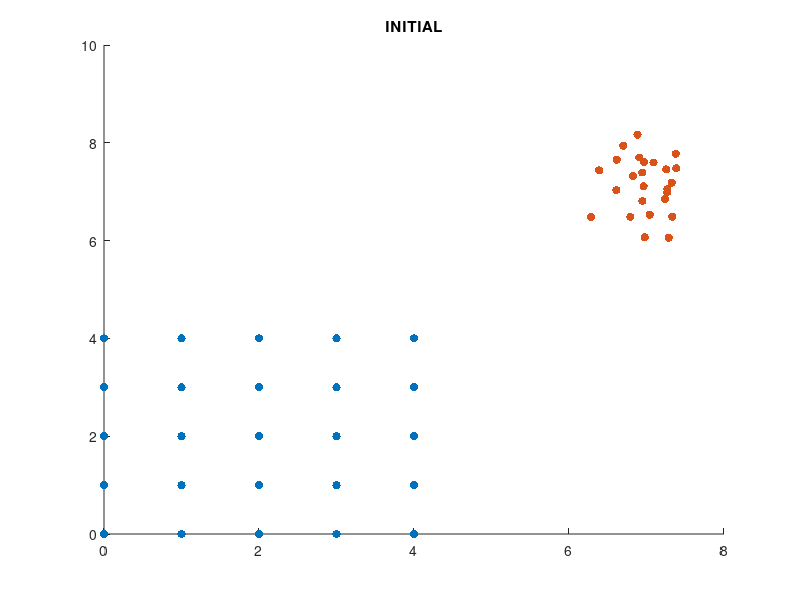
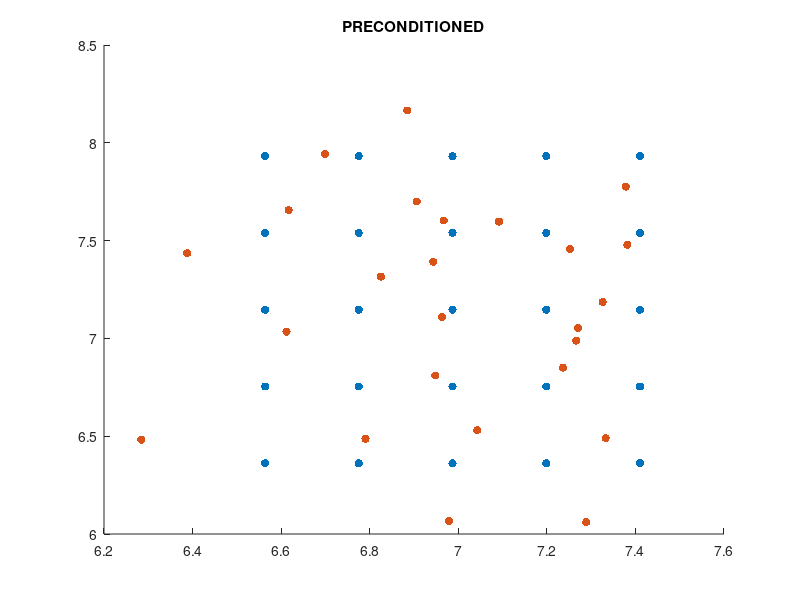

The MATLAB script that drew these images, in order: (Note: this script raises an error after producing the figures.)
% MULTIDIMENSIONAL OPTIMAL TRANSPORT

% RANDOMLY GENERATED 2D POINTS
rng('default');

% STARTING PARAMETERS
eta_init = 0.1;
iter_num = 500;
H_const = 10;          % MULTIPLY BANDWIDTH BY THIS FACTOR TO REACH ALL POINTS
lambda_init = 5000;    % INITIAL REGULARIZATION PARAMETER 
lambda_final = 50000;  % FINAL REGULARIZATION PARAMETER (SHOULD ALWAYS INCREASE)

time_hist = zeros(30,1);
%for i = 1:30
%disp(i)

% SYNTHETIC DATA IN THE SHAPE OF A GRID 
a = linspace(0,4,5);
b = linspace(0,4,5);
[A, B] = meshgrid(a, b);

x_old = [A(:) B(:)];
y = normrnd(7, 0.5, [5^2,2]);

% PRECONDITIONING
x1 = (x_old).*std(y)./std(x_old);
x = x1 - mean(x1) + mean(y);

% PLOTTING INITIAL DISTRIBUTIONS
figure()
hold on
scatter(x_old(:,1), x_old(:,2), 'filled', 'blue')
scatter(y(:,1), y(:,2), 'filled', 'red')
title('INITIAL')
hold off

% PLOTTING DISTRIBUTIONS AFTER PRECONDITIONING
figure()
hold on
scatter(x(:,1), x(:,2), 'filled', 'blue')
scatter(y(:,1), y(:,2), 'filled', 'red')
title('PRECONDITIONED')
hold off


% START TIMER FOR ALGORITHM
tic

% RUNNING GRADIENT DESCENT
[T_hist, L1_hist, L2_hist, L_hist, eta_hist, iter] = grad_descent(x, y, eta_init, iter_num, H_const, lambda_init, lambda_final);
iters = 1:iter-1;

% MAP RUNTIME
runtime = toc;
%time_hist(i,:) = runtime;
%end

% START TIMER FOR PLOTTING
tic

figure()
hold on
% PLOT C(X, TX)
subplot(2, 2, 1)
plot(iters, L1_hist, '-')
title('L1 COST')

% PLOT (F1 - F2)
subplot(2, 2, 2)
plot(iters, L2_hist, '-')
title('L2 COST')

% PLOT GLOBAL COST
subplot(2, 2, 3)
plot(iters, L_hist, '-')
title('L COST')

% PLOT LEARNING RATE/STEP SIZE ETA
subplot(2, 2, 4)
plot(iters, eta_hist, '-')
title('ETA')
hold off

% PLOT 25 MAP LOCATION HISTORIES
figure()
hold on
count = 1;
for i = 1:iter
    if mod(i, floor(iter/25)) == 0
        T_map = T_hist(:,:,i);
        subplot(5, 5, count)
        hold on
        scatter(y(:,1), y(:,2), 'filled', 'red')
        scatter(T_map(:,1), T_map(:,2), 'filled', 'green')
        iterations = sprintf('ITERS: %d', i);
        title(iterations)
        hold off
        if count < 25
            count = count + 1;
        end
    end
end
hold off

%{
% PLOT TRAJECTORY OF EACH POINT
figure()
hold on
for i = 1:iter
    T_map_i1 = T_hist(:,:,i);
    T_map_i2 = T_hist(:,:,i+1);
    for j = 1:length(x)
        plot([T_map_i1(j,1) T_map_i2(j,1)], [T_map_i1(j,2) T_map_i2(j,2)], color = 'green')
    end
end
%}

% PLOTTING FINAL OPTIMAL MAP
figure()
hold on
T_map = T_hist(:,:,iter);
%scatter(x(:,1), x(:,2), 'filled', 'blue')
scatter(y(:,1), y(:,2), 'filled', 'red')
scatter(T_map(:,1), T_map(:,2), 'filled', 'green')
title('FINAL MAP')
hold off

%{
% NEAREST NEIGHBOR SEARCH
idk = knnsearch(y, T_map);
new = y(idk,:);

% PLOTTING NEAREST TARGET POINTS TO OPTIMAL MAP RESULTS
figure()
hold on
scatter(T_map(:,1), T_map(:,2), 'filled', 'green');
scatter(new(:,1), new(:,2), 'filled', 'red');
title('NEAREST NEIGHBORS RESULT')
hold off

% COMPARING TARGET SET BEFORE AND AFTER NEAREST NEIGHBORS SEARCH
figure()
hold on
subplot(1, 2, 1);
scatter(y(:,1), y(:,2), 'filled', 'red');
title('INITIAL Y');

subplot(1, 2, 2);
scatter(new(:,1), new(:,2), 'filled', 'red');
title('FINAL Y');
hold off
%}

% END TIMER AND DISPLAY RUNTIME
plotting = toc;
disp(['ALGO RUNTIME: ' num2str(runtime) ' sec'])
disp(['PLOT RUNTIME: ' num2str(plotting) ' sec'])
disp(['TOTAL RUNTIME: ' num2str(runtime + plotting) ' sec'])
%}

% BEGINNING OPTIMAL TRANSPORT ALGORITHM
% BANDWIDTH MATRIX SELECTION WITH SILVERMAN'S RULE OF THUMB
function H = bandwidth(x, n)
    [~, d] = size(x);                               
    if d == 1 % FOR ONE-DIMENSIONAL CASE
        H = 0.9*min(std(x), iqr(x)/1.34)*n^(-1/5);
    else      % FOR MULTIDIMENSIONAL CASE
        H = mean(std(x))*(4/((d+2)*n))^(1/(d+4));
    end
end

% COST FUNCTION C (RETURNS CONSTANT)
function cost = C(x, Tx)
    [n, d] = size(x);
    if d == 1 % FOR ONE-DIMENSIONAL CASE
        cost = (norm(x - Tx)^2) / (2*n);
    else      % FOR MULTIDIMENSIONAL CASE
        cost = (norm(x - Tx, 'fro')^2) / (2*n);
    end
end

% TEST FUNCTION DEFINING DISTANCE BETWEEN MAP AND TARGET (RETURNS CONSTANT)
function test = F(Tx1, y, Tx2, Hx, Hy)
    [n, d] = size(Tx1);
    m = length(y);

    % INITIALIZE EMPTY MATRICES
    func1 = zeros(d,n,n);
    func2 = zeros(d,n,m);
    func3 = zeros(d,m,n);
    func4 = zeros(d,m,m);

    % FILL IN EACH MATRIX WITH THEIR RESPECTIVE VALUES AT EACH D
    for i = 1:d
        % PART F1 WHERE CENTER POINTS ARE IN Tx
        func1(i,:,:) = (Tx1(:,i)' - Tx2(:,i))./Hx;
        func2(i,:,:) = (y(:,i)' - Tx2(:,i))./Hy;

        % PART F2 WHERE CENTER POINTS ARE IN Y
        func3(i,:,:) = (Tx1(:,i)' - y(:,i))./Hx;
        func4(i,:,:) = (y(:,i)' - y(:,i))./Hy;
    end

    % USE TWO SUM FUNCTIONS IN PLACE OF DOUBLE FOR-LOOP
    f1 = sum(exp(-1/2.*sum(func1.^2, 1)), 'all');
    f2 = sum(exp(-1/2.*sum(func2.^2, 1)), 'all');
    f3 = sum(exp(-1/2.*sum(func3.^2, 1)), 'all');
    f4 = sum(exp(-1/2.*sum(func4.^2, 1)), 'all');
    
    % CONSTANTS IN FRONT OF SUM
    const1 = 1/(n^2 * (Hx*sqrt(2*pi))^d);
    const2 = 1/(m*n * (Hy*sqrt(2*pi))^d);
    const3 = 1/(n*m * (Hx*sqrt(2*pi))^d);
    const4 = 1/(m^2 * (Hy*sqrt(2*pi))^d);
    
    % FINAL RESULT MULTIPLYING CONSTANTS
    test = const1.*(f1)' - const2.*(f2)' - const3.*(f3)' + const4.*(f4)';
end

% GLOBAL COST FUNCTION L (RETURNS CONSTANT)
function l = L(x, y, Tx, Hx, Hy, lam)
    l = C(x, Tx) + lam*(F(Tx, y, Tx, Hx, Hy));
end

% GRADIENT OF COST (RETURNS 1xD VECTOR)
function gradC = C_grad(x, Tx)
    [n, d] = size(x);

    % INITIALIZE L GRADIENT TO ZEROS
    gradC = zeros(n,d);

    % ADD VALUE TO L GRADIENT MATRIX AT EACH I
    for i = 1:n
        gradC(i,:) = (Tx(i,:) - x(i,:)) ./ length(x(i,:));
    end
end

% GRADIENT OF TEST FUNCTION TAKEN WITH RESPECT TO Tx CENTER
function gradF = F_grad(Tx1, y, Tx2, Hx, Hy)
    [n, d] = size(Tx1);
    m = length(y);

    % INITIALIZE EMPTY MATRICES
    func1 = zeros(d,n,n);
    func2 = zeros(d,n,m);

    % FILL IN EACH MATRIX WITH THEIR RESPECTIVE VALUES AT EACH D
    for i = 1:d
        func1(i,:,:) = (Tx1(:,i)' - Tx2(:,i))./Hx;
        func2(i,:,:) = (y(:,i)' - Tx2(:,i))./Hy;
    end

    % USE TWO SUM FUNCTIONS IN PLACE OF DOUBLE FOR-LOOP
    f1 = sum(func1.*exp(-1/2.*sum(func1.^2, 1)), 3);
    f2 = sum(func2.*exp(-1/2.*sum(func2.^2, 1)), 3);

    % CONSTANTS IN FRONT OF SUM
    c1 = 1/(n^2 * (Hx*sqrt(2*pi))^d * Hx);
    c2 = 1/(m*n * (Hy*sqrt(2*pi))^d * Hy);
    
    % FINAL GRADIENT VALUE
    gradF = c1.*(f1)' - c2.*(f2)';
end

% GRADIENT OF L (RETURNS NxD MATRIX)
function gradL = L_grad(x, y, Tx, Hx, Hy, lam)
    gradL = C_grad(x, Tx) + lam * F_grad(Tx, y, Tx, Hx, Hy);
end

% ADAPTIVE LEARNING RATE ETA (RETURNS CONSTANT AND GRAD DESCENT RESULT)
function [eta, Tx_next] = adapt_learning(x, y, Tx_curr, Hx, Hy, lam, eta)
    eta = eta * 2;                                                        % INCREASE ETA FOR FASTER CONVERGENCE
    l_grad = L_grad(x, y, Tx_curr, Hx, Hy, lam);
    Tx_next = Tx_curr - (eta .* l_grad);                                  % COMPUTE NEW MAP TX
    L_curr = L(x, y, Tx_curr, Hx, Hy, lam);                               % COMPUTE COST BASED ON PAST MAP
    L_next = L(x, y, Tx_next, Hx, Hy, lam);                               % COMPUTE COST BASED ON NEW MAP
    while L_curr < L_next % NEXT COST L SHOULD NOT BE GREATER THAN THE CURRENT ONE
        eta = eta / 2;                                                    % SHRINK STEP SIZE
        Tx_next = Tx_curr - (eta .* l_grad);                              % COMPUTE NEW MAP TX WITH NEW ETA
        L_next = L(x, y, Tx_next, Hx, Hy, lam);                           % COMPUTE COST BASED ON NEW MAP
    end
end

% LINEARLY INCREASING LAMBDA AND DECREASING BANDWIDTH (RETURNS DxD MATRIX)
function [Hz_new, lam_new] = linear_change(Hy, Hz, i, it, H_const, lam_init, lam_final)
    Hz_new = (H_const * Hz * (it - i) / it) + (Hy * i / it);
    lam_new = lam_final;
%    lam_new = (lam_init * (it - i) / it) + (lam_final * i / it);
end

% GRADIENT DESCENT
function [T_hist, L1_hist, L2_hist, L_hist, eta_hist, i] = grad_descent(x, y, eta, iter_num, H_const, lam_init, lam_final)
   
    % INITIALIZING EMPTY HISTORY FOR ALL PLOTS OVER TIME
    T_hist = x; % FIRST ENTRY IN MAP HISTORY SHOULD BE THE SOURCE DISTRIBUTION
    eta_hist = 0;
    L1_hist = 0;
    L2_hist = 0;
    L_hist = 0;

    % INITIAL VALUES
    z = [x; y];                         % COMBINED SET OF POINTS - FOR BANDWIDTH
    Hy = bandwidth(y, length(z));       % BANDWIDTH FOR Y
    Hz_init = bandwidth(z, length(z));  % BANDWIDTH FOR ALL POINTS
    Tx = x;                             % INITIAL MAP SHOULD BE THE ORIGINAL SET OF POINTS

    criteria = 1e8; % ARBITRARY LARGE NUMBER TO START
    i = 1;
    
    if length(x) == length(y)
        check = 0;
    else
        check = 4e-4;
    end

    % LOOP OVER ITERATIONS
    while criteria > check
        disp(criteria);
%    for i = 1:iter_num
        % FOR KEEPING TRACK OF ITERATION PROGRESS
        if mod(i, 100) == 0
            fprintf("Iteration: %d\n", i)
        end

        % GETTING NEW BANDWIDTH (DECREASE TO HY) AND LAMBDA (INCREASE TO FINAL)
        [Hz, lam] = linear_change(Hy, Hz_init, i, iter_num, H_const, lam_init, lam_final);

        % GET NEW MAP TX AND LEARNING RATE ETA AT EACH STEP
        [eta, Tx] = adapt_learning(x, y, Tx, Hz, Hz, lam, eta);

        criteria = F(Tx, y, Tx, Hz_init, Hy);

        % ADD CURRENT VALUES TO HISTORY DATA FOR PLOTTING
        T_hist(:,:,i+1) = Tx;
        eta_hist(i,:) = eta;
        L1_hist(i,:) = C(x, Tx);
        L2_hist(i,:) = criteria;
        L_hist(i,:) = L1_hist(i,:) + lam*(L2_hist(i,:));

        i = i+1;
    end
end